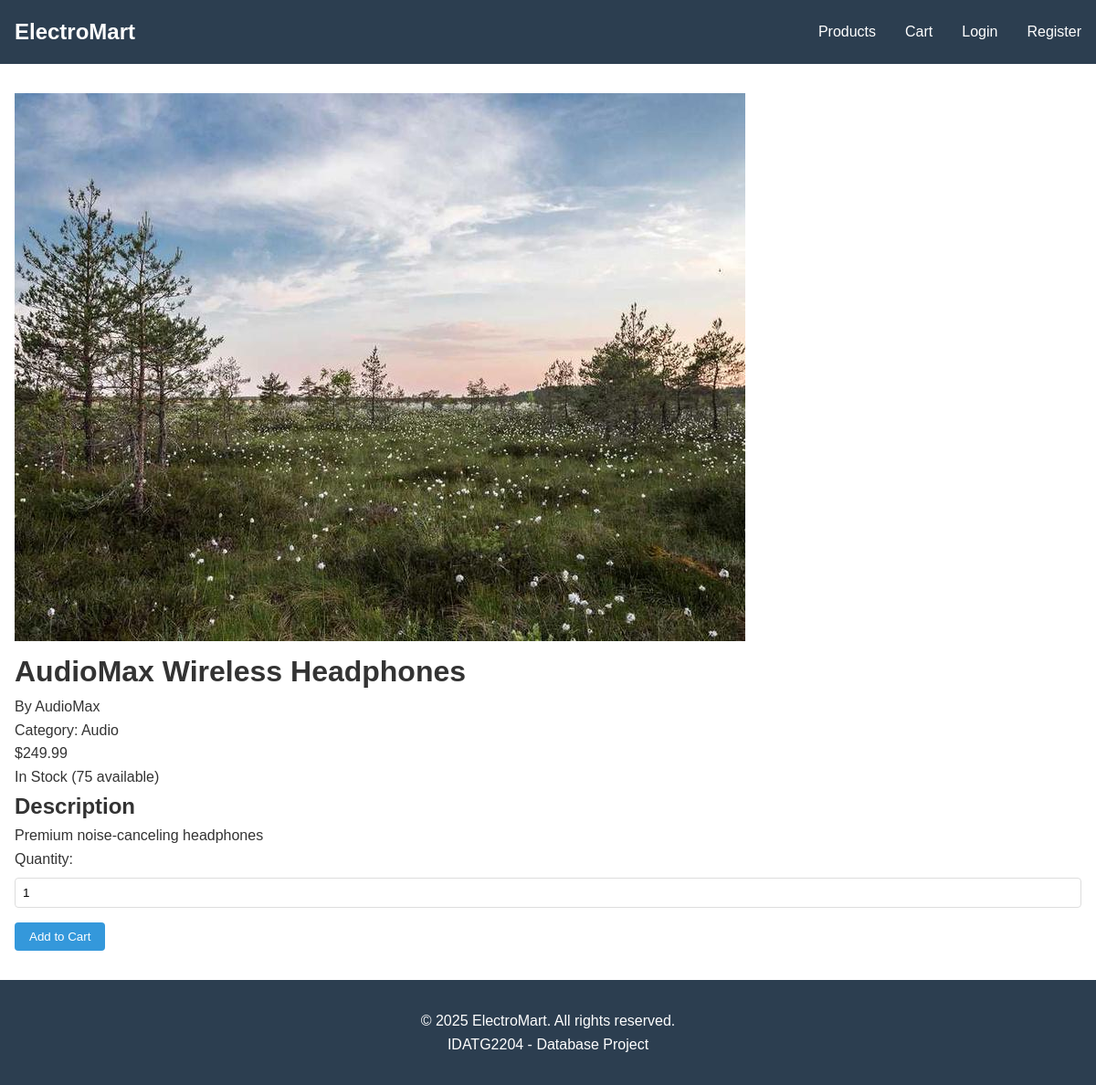
Before: /product/3 with the older database file.
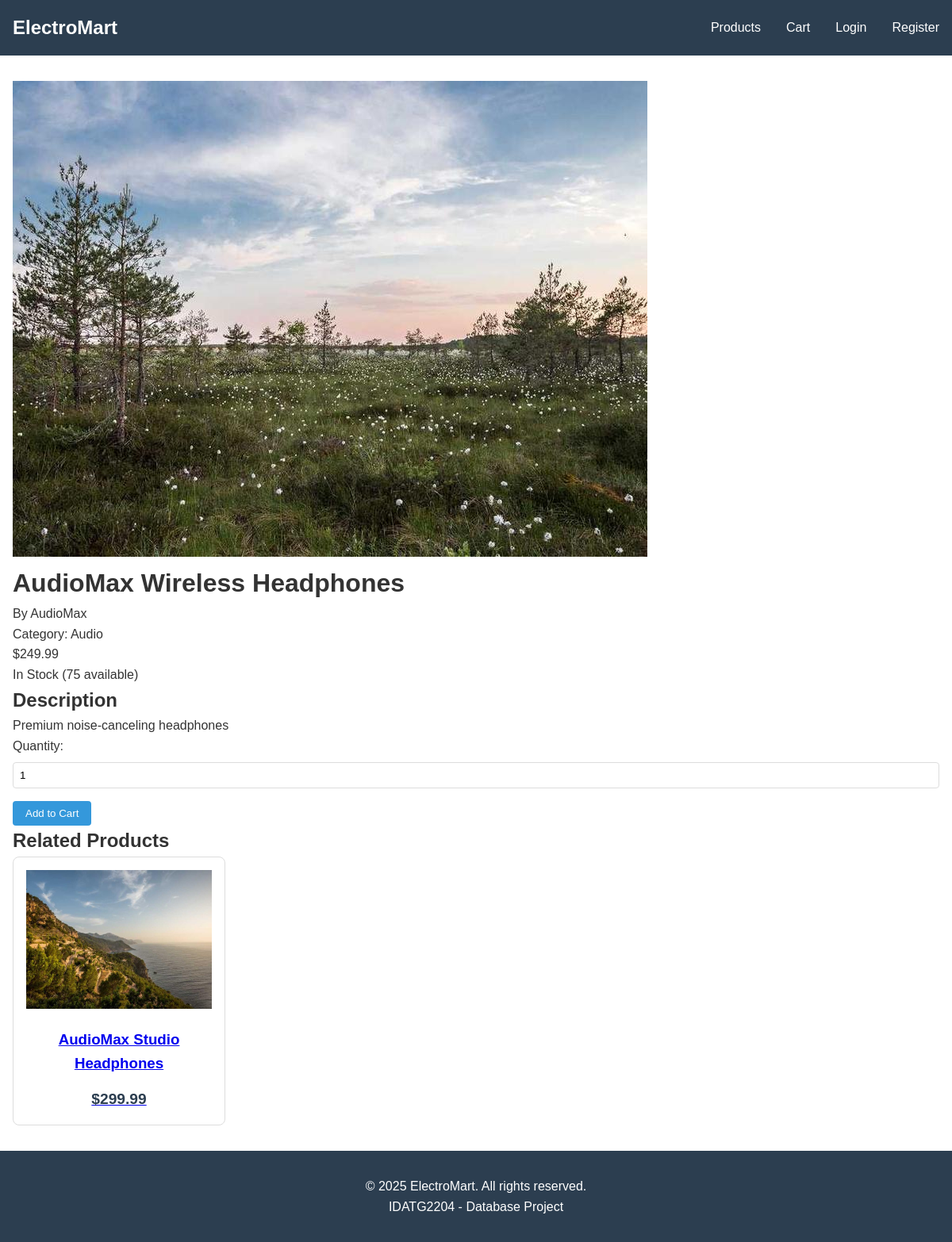
After: the same page with the newer database file.
### app/models.py (models this page shows)
class Product(db.Model):
    __tablename__ = 'products'
    ProductID = db.Column(db.Integer, primary_key=True)
    Name = db.Column(db.String(255), nullable=False)
    Description = db.Column(db.Text, nullable=False)
    Price = db.Column(db.Numeric(10, 2), nullable=False)
    StockQuantity = db.Column(db.Integer, nullable=False, default=0)
    CategoryID = db.Column(db.Integer, db.ForeignKey('categories.CategoryID'), nullable=False)
    BrandID = db.Column(db.Integer, db.ForeignKey('brands.BrandID'), nullable=False)
    ImageURL = db.Column(db.String(255))
    DateAdded = db.Column(db.DateTime(timezone=True), default=datetime.utcnow)
    LastUpdated = db.Column(db.DateTime(timezone=True), default=datetime.utcnow, onupdate=datetime.utcnow)
    order_items = db.relationship('OrderItem', backref='product', lazy=True)

### app/routes.py (the view)
@bp.route('/product/<int:product_id>')
def product_detail(product_id):
    try:
        product = Product.query.get_or_404(product_id)
        related_products = Product.query.filter(
            Product.CategoryID == product.CategoryID,
            Product.ProductID != product.ProductID
        ).limit(4).all()
    except Exception as e:
        flash('Could not load product details.', 'error')
        return redirect(url_for('main_routes.products'))
    return render_template('product_detail.html', title=product.Name, product=product, related_products=related_products)

### app/templates/product_detail.html (shortened to what this page needs)
{% extends "base.html" %}
{% block content %}
<div class="product-detail">
    <div class="product-main">
        <div class="product-image">
            {% if product.ImageURL %}
                <img src="{{ product.ImageURL }}" alt="{{ product.Name }}">
            {% else %}
                <img src="{{ url_for('static', filename='images/placeholder.png') }}" alt="No image available">
            {% endif %}
        </div>
        <div class="product-info">
            <h1>{{ product.Name }}</h1>
            <p class="product-brand">By {{ product.brand.Name }}</p>
            <p class="product-category">Category: {{ product.category.Name }}</p>
            <p class="product-price">${{ "%.2f"|format(product.Price) }}</p>
            <p class="product-stock">
                {% if product.StockQuantity > 0 %}
                    In Stock ({{ product.StockQuantity }} available)
                {% else %}
                    Out of Stock
                {% endif %}
            </p>
            <div class="product-description">
                <h2>Description</h2>
                <p>{{ product.Description }}</p>
            </div>
            {% if product.StockQuantity > 0 %}
                <form action="{{ url_for('main_routes.add_to_cart', product_id=product.ProductID) }}" method="POST" class="add-to-cart-form">
                    <div class="form-group">
                        <label for="quantity">Quantity:</label>
                        <input type="number" id="quantity" name="quantity" value="1" min="1" max="{{ product.StockQuantity }}">
                    </div>
                    <button type="submit" class="btn btn-primary">Add to Cart</button>
                </form>
            {% else %}
                <button class="btn btn-disabled" disabled>Out of Stock</button>
            {% endif %}
        </div>
    </div>
    {% if related_products %}
        <div class="related-products">
            <h2>Related Products</h2>
            <div class="product-grid">
                {% for related in related_products %}
                    <div class="product-card">
                        <a href="{{ url_for('main_routes.product_detail', product_id=related.ProductID) }}">
                            {% if related.ImageURL %}
                                <img src="{{ related.ImageURL }}" alt="{{ related.Name }}">
                            {% else %}
                                <img src="{{ url_for('static', filename='images/placeholder.png') }}" alt="No image available">
                            {% endif %}
                            <h3>{{ related.Name }}</h3>
                            <p class="price">${{ "%.2f"|format(related.Price) }}</p>
                        </a>
                    </div>
                {% endfor %}
            </div>
        </div>
    {% endif %}
</div>
{% endblock %}

Changed rows visible on the page:
added Product: ImageURL (picture), Name "AudioMax Studio Headphones", Price "299.99"
Other visible differences:
text now shown: "Related Products"
